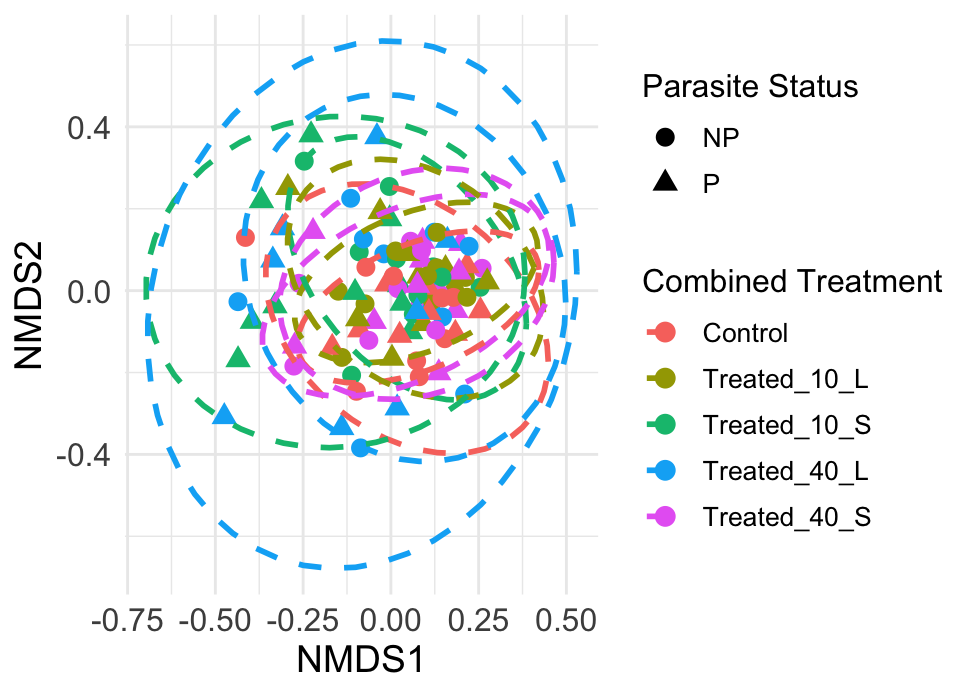

Source code (R):
# Load required libraries
library(vegan)
library(dplyr)
library(ggplot2)
readRenviron(".Renviron")

# -------------------------------------------
# 1. Load Treatment Metadata and Create IDs
# -------------------------------------------
metadata_path <- file.path(Sys.getenv("BASE_DATA_PATH"),
                           "Metadata for microbiota analysis.xlsx - PES MPF paper metadata.csv")
my_data <- read.csv(metadata_path, header = TRUE, stringsAsFactors = FALSE)

# Create a full sample ID (e.g., "KA001", "KA002", etc.)
my_data$SampleID_full <- sprintf("KA%03d", as.numeric(my_data$Sample.ID))

# Convert treatment variables to factors:
my_data$MicroplasticLength <- factor(my_data$MPF.length..Long.Short., levels = c("0", "S", "L"))
my_data$MicroplasticConcentration <- factor(my_data$Concentration..µg.L., levels = c("0", "10", "40"))
my_data$Parasite <- factor(my_data$Parasite..P.parasite.NP.non.parasite., levels = c("NP", "P"))

# -------------------------------------------
# 2. Create Combined Treatment Variable
# -------------------------------------------
# For samples with 0 concentration, assign "Control". For others, combine concentration and length.
my_data$CombinedTreatment <- ifelse(my_data$MicroplasticConcentration == "0",
                                    "Control",
                                    paste("Treated",
                                          my_data$MicroplasticConcentration,
                                          my_data$MicroplasticLength,
                                          sep = "_"))
my_data$CombinedTreatment <- factor(my_data$CombinedTreatment)
table(my_data$CombinedTreatment)  # Check the levels

# -------------------------------------------
# 3. Load Jaccard Distance Matrix
# -------------------------------------------
jaccard_file <- file.path(Sys.getenv("BASE_DATA_PATH"), "rarefied_jaccard_matrix.tsv")
jaccard_matrix <- read.table(jaccard_file, header = TRUE, sep = "\t", row.names = 1, check.names = FALSE)
jaccard_dist <- as.dist(jaccard_matrix)

# -------------------------------------------
# 4. Match Metadata with Distance Matrix Samples
# -------------------------------------------
# Identify common sample IDs between the Jaccard matrix and metadata
common_samples <- intersect(rownames(jaccard_matrix), my_data$SampleID_full)

# Subset metadata to include only common samples, and reorder to match the distance matrix
my_data_subset <- my_data[my_data$SampleID_full %in% common_samples, ]
my_data_subset <- my_data_subset[match(common_samples, my_data_subset$SampleID_full), ]

# Also, subset the distance matrix to include only these common samples:
jaccard_matrix_subset <- as.dist(as.matrix(jaccard_matrix)[common_samples, common_samples])

# -------------------------------------------
# 5. Perform NMDS on the Jaccard Distance Matrix
# -------------------------------------------
nmds_global <- metaMDS(jaccard_matrix_subset, k = 2, trymax = 100)
scores_global <- as.data.frame(scores(nmds_global))
scores_global$SampleID <- rownames(scores_global)
scores_global <- merge(scores_global, my_data_subset, by.x = "SampleID", by.y = "SampleID_full")

# -------------------------------------------
# 6. Create NMDS Plot for the Full Model
# -------------------------------------------

library(viridis)

# Create the boxplot of NMDS1 using MicroplasticConcentration as the x-axis variable
# Facet by Parasite (rows) and MicroplasticLength (columns)
beta_boxplot <- ggplot(scores_global, aes(x = MicroplasticConcentration, y = NMDS1, fill = MicroplasticLength)) +
  geom_boxplot(outlier.shape = NA, position = position_dodge(width = 0.75)) +
  geom_jitter(position = position_dodge(width = 0.75), alpha = 0.7, size = 2) +
  facet_grid(. ~ Parasite, 
             labeller = labeller(
               Parasite = c("NP" = "No Parasite", "P" = "Parasite"),
               MicroplasticLength = c("0" = "Control", "S" = "Short", "L" = "Long")
             )) +
  scale_fill_viridis_d(name = "Microplastic Length",
                       labels = c("Control", "Short", "Long"),
                       option = "plasma") +
  labs(x = "Microplastic Concentration (µg/L)",
       y = "Ordination Score (NMDS 1)",
       title = NULL) +
  theme_minimal() +
  theme(panel.grid.major = element_blank(),
        panel.grid.minor = element_blank(),
        # Removing default legend title since we're setting it via scale_fill_viridis_d
        legend.title = element_text(size = 12),
        axis.text = element_text(size = 12),
        axis.title = element_text(size = 14),
        strip.text = element_text(size = 14),
        panel.border = element_rect(color = "gray", fill = NA, size = 1),
        panel.spacing.x = unit(1, "lines"))

print(beta_boxplot)



# Mapping: CombinedTreatment (color) and Parasite (shape)
p_global <- ggplot(scores_global, aes(x = NMDS1, y = NMDS2, 
                                        color = CombinedTreatment, 
                                        shape = Parasite)) +
  geom_point(size = 3) +
  stat_ellipse(aes(group = interaction(CombinedTreatment, Parasite)), 
               type = "t", size = 1, linetype = "dashed") +
  labs(title = NULL,
       color = "Combined Treatment",
       shape = "Parasite Status") +
  theme_minimal() +
  theme(axis.text = element_text(size = 12),
        axis.title = element_text(size = 14),
        legend.title = element_text(size = 12),
        legend.text = element_text(size = 10))
  
print(p_global)

metadata_filtered <- my_data_subset[, c("SampleID_full", "Parasite", "CombinedTreatment")]

set.seed(123)  # Set seed for reproducibility
permanova_results <- adonis2(jaccard_matrix_subset ~ Parasite * CombinedTreatment, 
                            data = metadata_filtered, 
                            permutations = 999,
                            by="terms")

# Print the PERMANOVA results
print(permanova_results)

# Permutation test for adonis under reduced model
# Terms added sequentially (first to last)
# Permutation: free
# Number of permutations: 999

# adonis2(formula = jaccard_matrix_subset ~ Parasite * CombinedTreatment, data = metadata_filtered, permutations = 999, by = "terms")
#                            Df SumOfSqs      R2      F Pr(>F)    
# Parasite                    1   0.1729 0.00989 0.9874  0.435    
# CombinedTreatment           4   1.0629 0.06082 1.5179  0.001 ***
# Parasite:CombinedTreatment  4   0.8332 0.04768 1.1898  0.066 .  
# Residual                   88  15.4065 0.88161                  
# Total                      97  17.4755 1.00000                  
# ---
# Signif. codes:  0 ‘***’ 0.001 ‘**’ 0.01 ‘*’ 0.05 ‘.’ 0.1 ‘ ’ 1

# install_github("pmartinezarbizu/pairwiseAdonis/pairwiseAdonis")

library(pairwiseAdonis)

# Run pairwise PERMANOVA using the Jaccard distance matrix and CombinedTreatment grouping.
set.seed(123)  # for reproducibility of permutation tests
pairwise_results <- pairwise.adonis(jaccard_matrix_subset, my_data_subset$CombinedTreatment,
                                    p.adjust.m = "bonferroni")
# Print the pairwise comparisons results
print(pairwise_results) 

#                           pairs Df SumsOfSqs   F.Model         R2 p.value p.adjusted
# 1  Treated_40_L vs Treated_10_S  1 0.2779466 1.4450334 0.03758700   0.050       0.50
# 2  Treated_40_L vs Treated_10_L  1 0.2557469 1.3942774 0.03631472   0.042       0.42
# 3  Treated_40_L vs Treated_40_S  1 0.2744210 1.4886731 0.03867821   0.041       0.41
# 4       Treated_40_L vs Control  1 0.2870397 1.5732818 0.04187236   0.021       0.21
# 5  Treated_10_S vs Treated_10_L  1 0.2861440 1.6343506 0.04123571   0.026       0.26
# 6  Treated_10_S vs Treated_40_S  1 0.3064887 1.7417069 0.04382567   0.017       0.17
# 7       Treated_10_S vs Control  1 0.3485946 2.0045419 0.05139252   0.004       0.04
# 8  Treated_10_L vs Treated_40_S  1 0.1659226 0.9918557 0.02543751   0.448       1.00
# 9       Treated_10_L vs Control  1 0.2099132 1.2723372 0.03324430   0.092       0.92
# 10      Treated_40_S vs Control  1 0.2367879 1.4273311 0.03714364   0.046       0.46
